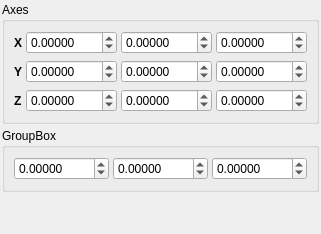
      <widget class="QWidget" name="OriginAxesPage">
       <attribute name="title">
        <string>Origin / Axes</string>
       </attribute>
       <layout class="QVBoxLayout" name="_2">
        <property name="spacing">
         <number>4</number>
        </property>
        <property name="margin">
         <number>2</number>
        </property>
        <item>
         <widget class="QGroupBox" name="AxesGroup">
          <property name="title">
           <string>Axes</string>
          </property>
          <layout class="QVBoxLayout" name="verticalLayout_7">
           <item>
            <layout class="QHBoxLayout" name="_4">
             <property name="spacing">
              <number>4</number>
             </property>
             <property name="margin">
              <number>0</number>
             </property>
             <item>
              <widget class="QLabel" name="label_36">
               <property name="sizePolicy">
                <sizepolicy hsizetype="Minimum" vsizetype="Preferred">
                 <horstretch>0</horstretch>
                 <verstretch>0</verstretch>
                </sizepolicy>
               </property>
               <property name="font">
                <font>
                 <weight>75</weight>
                 <bold>true</bold>
                </font>
               </property>
               <property name="text">
                <string>X</string>
               </property>
              </widget>
             </item>
             <item>
              <widget class="QDoubleSpinBox" name="GridAxesAXSpin">
               <property name="sizePolicy">
                <sizepolicy hsizetype="Expanding" vsizetype="Fixed">
                 <horstretch>0</horstretch>
                 <verstretch>0</verstretch>
                </sizepolicy>
               </property>
               <property name="decimals">
                <number>5</number>
               </property>
               <property name="minimum">
                <double>-10.000000000000000</double>
               </property>
               <property name="maximum">
                <double>10.000000000000000</double>
               </property>
               <property name="singleStep">
                <double>0.100000000000000</double>
               </property>
              </widget>
             </item>
             <item>
              <widget class="QDoubleSpinBox" name="GridAxesAYSpin">
               <property name="sizePolicy">
                <sizepolicy hsizetype="Expanding" vsizetype="Fixed">
                 <horstretch>0</horstretch>
                 <verstretch>0</verstretch>
                </sizepolicy>
               </property>
               <property name="decimals">
                <number>5</number>
               </property>
               <property name="minimum">
                <double>-10.000000000000000</double>
               </property>
               <property name="maximum">
                <double>10.000000000000000</double>
               </property>
               <property name="singleStep">
                <double>0.100000000000000</double>
               </property>
              </widget>
             </item>
             <item>
              <widget class="QDoubleSpinBox" name="GridAxesAZSpin">
               <property name="sizePolicy">
                <sizepolicy hsizetype="Expanding" vsizetype="Fixed">
                 <horstretch>0</horstretch>
                 <verstretch>0</verstretch>
                </sizepolicy>
               </property>
               <property name="decimals">
                <number>5</number>
               </property>
               <property name="minimum">
                <double>-10.000000000000000</double>
               </property>
               <property name="maximum">
                <double>10.000000000000000</double>
               </property>
               <property name="singleStep">
                <double>0.100000000000000</double>
               </property>
              </widget>
             </item>
            </layout>
           </item>
           <item>
            <layout class="QHBoxLayout" name="_5">
             <property name="spacing">
              <number>4</number>
             </property>
             <property name="margin">
              <number>0</number>
             </property>
             <item>
              <widget class="QLabel" name="label_32">
               <property name="sizePolicy">
                <sizepolicy hsizetype="Minimum" vsizetype="Preferred">
                 <horstretch>0</horstretch>
                 <verstretch>0</verstretch>
                </sizepolicy>
               </property>
               <property name="font">
                <font>
                 <weight>75</weight>
                 <bold>true</bold>
                </font>
               </property>
               <property name="text">
                <string>Y</string>
               </property>
              </widget>
             </item>
             <item>
              <widget class="QDoubleSpinBox" name="GridAxesBXSpin">
               <property name="sizePolicy">
                <sizepolicy hsizetype="Expanding" vsizetype="Fixed">
                 <horstretch>0</horstretch>
                 <verstretch>0</verstretch>
                </sizepolicy>
               </property>
               <property name="decimals">
                <number>5</number>
               </property>
               <property name="minimum">
                <double>-10.000000000000000</double>
               </property>
               <property name="maximum">
                <double>10.000000000000000</double>
               </property>
               <property name="singleStep">
                <double>0.100000000000000</double>
               </property>
              </widget>
             </item>
             <item>
              <widget class="QDoubleSpinBox" name="GridAxesBYSpin">
               <property name="sizePolicy">
                <sizepolicy hsizetype="Expanding" vsizetype="Fixed">
                 <horstretch>0</horstretch>
                 <verstretch>0</verstretch>
                </sizepolicy>
               </property>
               <property name="decimals">
                <number>5</number>
               </property>
               <property name="minimum">
                <double>-10.000000000000000</double>
               </property>
               <property name="maximum">
                <double>10.000000000000000</double>
               </property>
               <property name="singleStep">
                <double>0.100000000000000</double>
               </property>
              </widget>
             </item>
             <item>
              <widget class="QDoubleSpinBox" name="GridAxesBZSpin">
               <property name="sizePolicy">
                <sizepolicy hsizetype="Expanding" vsizetype="Fixed">
                 <horstretch>0</horstretch>
                 <verstretch>0</verstretch>
                </sizepolicy>
               </property>
               <property name="decimals">
                <number>5</number>
               </property>
               <property name="minimum">
                <double>-10.000000000000000</double>
               </property>
               <property name="maximum">
                <double>10.000000000000000</double>
               </property>
               <property name="singleStep">
                <double>0.100000000000000</double>
               </property>
              </widget>
             </item>
            </layout>
           </item>
           <item>
            <layout class="QHBoxLayout" name="_6">
             <property name="spacing">
              <number>4</number>
             </property>
             <property name="margin">
              <number>0</number>
             </property>
             <item>
              <widget class="QLabel" name="label_33">
               <property name="sizePolicy">
                <sizepolicy hsizetype="Minimum" vsizetype="Preferred">
                 <horstretch>0</horstretch>
                 <verstretch>0</verstretch>
                </sizepolicy>
               </property>
               <property name="font">
                <font>
                 <weight>75</weight>
                 <bold>true</bold>
                </font>
               </property>
               <property name="text">
                <string>Z</string>
               </property>
              </widget>
             </item>
             <item>
              <widget class="QDoubleSpinBox" name="GridAxesCXSpin">
               <property name="sizePolicy">
                <sizepolicy hsizetype="Expanding" vsizetype="Fixed">
                 <horstretch>0</horstretch>
                 <verstretch>0</verstretch>
                </sizepolicy>
               </property>
               <property name="decimals">
                <number>5</number>
               </property>
               <property name="minimum">
                <double>-10.000000000000000</double>
               </property>
               <property name="maximum">
                <double>10.000000000000000</double>
               </property>
               <property name="singleStep">
                <double>0.100000000000000</double>
               </property>
              </widget>
             </item>
             <item>
              <widget class="QDoubleSpinBox" name="GridAxesCYSpin">
               <property name="sizePolicy">
                <sizepolicy hsizetype="Expanding" vsizetype="Fixed">
                 <horstretch>0</horstretch>
                 <verstretch>0</verstretch>
                </sizepolicy>
               </property>
               <property name="decimals">
                <number>5</number>
               </property>
               <property name="minimum">
                <double>-10.000000000000000</double>
               </property>
               <property name="maximum">
                <double>10.000000000000000</double>
               </property>
               <property name="singleStep">
                <double>0.100000000000000</double>
               </property>
              </widget>
             </item>
             <item>
              <widget class="QDoubleSpinBox" name="GridAxesCZSpin">
               <property name="sizePolicy">
                <sizepolicy hsizetype="Expanding" vsizetype="Fixed">
                 <horstretch>0</horstretch>
                 <verstretch>0</verstretch>
                </sizepolicy>
               </property>
               <property name="decimals">
                <number>5</number>
               </property>
               <property name="minimum">
                <double>-10.000000000000000</double>
               </property>
               <property name="maximum">
                <double>10.000000000000000</double>
               </property>
               <property name="singleStep">
                <double>0.100000000000000</double>
               </property>
              </widget>
             </item>
            </layout>
           </item>
          </layout>
         </widget>
        </item>
        <item>
         <widget class="QGroupBox" name="GridOriginGroup">
          <property name="title">
           <string>GroupBox</string>
          </property>
          <layout class="QVBoxLayout" name="verticalLayout_8">
           <item>
            <layout class="QHBoxLayout" name="_3">
             <property name="spacing">
              <number>4</number>
             </property>
             <property name="margin">
              <number>0</number>
             </property>
             <item>
              <widget class="QDoubleSpinBox" name="GridOriginXSpin">
               <property name="sizePolicy">
                <sizepolicy hsizetype="Expanding" vsizetype="Fixed">
                 <horstretch>0</horstretch>
                 <verstretch>0</verstretch>
                </sizepolicy>
               </property>
               <property name="decimals">
                <number>5</number>
               </property>
               <property name="minimum">
                <double>-1000.000000000000000</double>
               </property>
               <property name="maximum">
                <double>1000.000000000000000</double>
               </property>
              </widget>
             </item>
             <item>
              <widget class="QDoubleSpinBox" name="GridOriginYSpin">
               <property name="sizePolicy">
                <sizepolicy hsizetype="Expanding" vsizetype="Fixed">
                 <horstretch>0</horstretch>
                 <verstretch>0</verstretch>
                </sizepolicy>
               </property>
               <property name="decimals">
                <number>5</number>
               </property>
               <property name="minimum">
                <double>-1000.000000000000000</double>
               </property>
               <property name="maximum">
                <double>1000.000000000000000</double>
               </property>
              </widget>
             </item>
             <item>
              <widget class="QDoubleSpinBox" name="GridOriginZSpin">
               <property name="sizePolicy">
                <sizepolicy hsizetype="Expanding" vsizetype="Fixed">
                 <horstretch>0</horstretch>
                 <verstretch>0</verstretch>
                </sizepolicy>
               </property>
               <property name="decimals">
                <number>5</number>
               </property>
               <property name="minimum">
                <double>-1000.000000000000000</double>
               </property>
               <property name="maximum">
                <double>1000.000000000000000</double>
               </property>
              </widget>
             </item>
            </layout>
           </item>
          </layout>
         </widget>
        </item>
        <item>
         <spacer>
          <property name="orientation">
           <enum>Qt::Vertical</enum>
          </property>
          <property name="sizeHint" stdset="0">
           <size>
            <width>20</width>
            <height>40</height>
           </size>
          </property>
         </spacer>
        </item>
       </layout>
      </widget>
